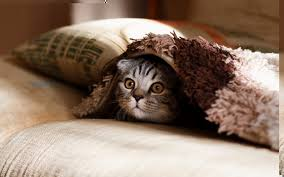
#> input picture labs/lab5/download (1).jpeg, 284 x 177 px, found by its file name
$ python app.py -name '/home/dima/KG/CG/labs/lab5/download (1).jpeg' -path /home/dima/KG/CG/labs/lab5
#> lines starting #> are read from the running program, lines starting #| are printed output that depends on the picture
#> in load_image, returned value is the input picture: PIL image 284x177 RGB; mean R, G, B 140.7, 118.4, 102.6
import argparse
import matplotlib.pyplot as plt
from PIL import Image


def calculate_histogram(image, channel):
    """
    Calculate histogram data for a specific color channel or luminosity directly from an image object.
    :param image: PIL.Image.Image object
    :param channel: Channel index (0 - Red, 1 - Green, 2 - Blue, 3 - Luminosity)
    :return: Histogram data as a list
    """
#> called with channel = 0
    width, height = image.size
    pixels = image.getcolors(width * height)  # Get pixel data (count, color tuples)

    histogram = [0] * 256
    for count, rgb in pixels:
        if channel == 3:  # Luminosity calculation
            brightness = round(0.2126 * rgb[0] + 0.7152 * rgb[1] + 0.0722 * rgb[2])
            histogram[brightness] += count
        else:
            histogram[rgb[channel]] += count
    return histogram


def save_histogram(data, output_path, title):
    """
    Save histogram plot to the specified path.
    :param data: List of histogram values
    :param output_path: Path to save the histogram image
    :param title: Title for the histogram
    """
    plt.figure()
    plt.bar(range(256), data, width=1, color='darkviolet')
    plt.title(title)
    plt.xlabel('Value Range')
    plt.ylabel('Number of Values')
    plt.xlim([0, 255])
    plt.ylim([0, max(data) * 1.1])
    plt.xticks(range(0, 256, 20))
    plt.savefig(output_path)
    plt.close()


def generate_histograms(image, output_dir):
    """
    Generate histograms for R, G, B, luminosity, and RGB average directly from an image object.
    :param image: PIL.Image.Image object
    :param output_dir: Directory to save histogram images
    """
    # Calculate histograms for R, G, B, and Luminosity channels
    channels = ['Red', 'Green', 'Blue', 'Luminosity']
    histograms = [calculate_histogram(image, i) for i in range(3)]
#> histograms = 3 items
    histograms.append(calculate_histogram(image, channel=3))

    # Calculate average RGB histogram
    rgb_average = [
        round(sum(channel[i] for channel in histograms[:3]) / 3)
        for i in range(256)
    ]
#> rgb_average = 256 values, max 1210 at index 0, min 46 at index 254, mean 196.4
    histograms.append(rgb_average)

    # Save histograms to files
    file_names = ["red", "green", "blue", "luminosity", "rgb"]
    for hist, file_name, title in zip(histograms, file_names, channels + ['RGB Average']):
        save_histogram(hist, f"{output_dir}/{file_name}_histogram.png", f"{title} Histogram")
#> this loop made 5 passes
#> (file_name, title) on passes 1 to 5: ('red', 'Red'), ('green', 'Green'), ('blue', 'Blue'), ('luminosity', 'Luminosity'), ('rgb', 'RGB Average')
#> pass 1, in save_histogram, `plt.savefig(output_path)`:
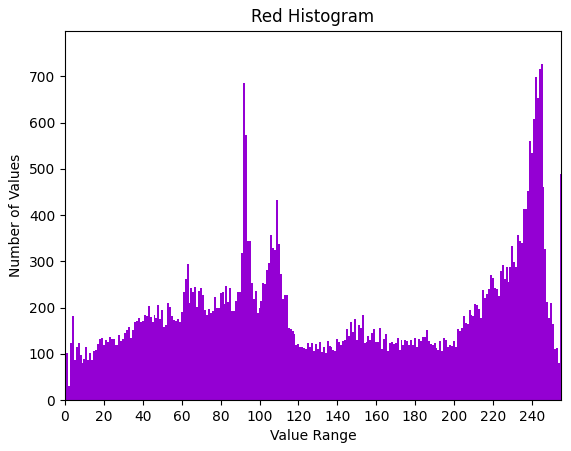
#> figure drawn by matplotlib, 1 panel; tallest bar 726 high, from x = 244.5 to 245.5
#> pass 2, in save_histogram (call 2), `plt.savefig(output_path)`:
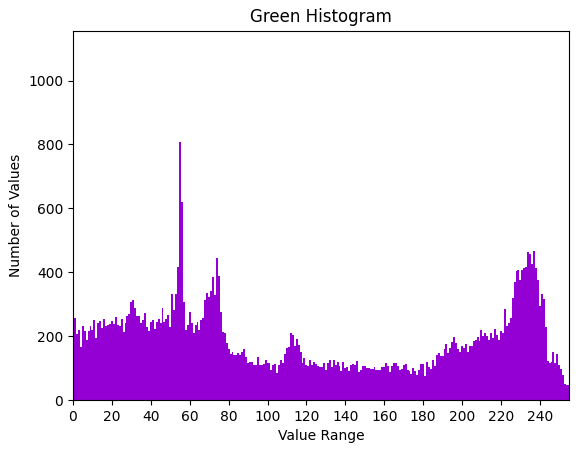
#> figure drawn by matplotlib, 1 panel; tallest bar 1051 high, from x = -0.5 to 0.5


def load_image(image_path):
    """
    Load image from a file path.
    :param image_path: Path to the image file
    :return: Loaded PIL.Image.Image object
    """
    return Image.open(image_path)


def parse_arguments():
    """
    Parse command-line arguments for image processing.
    :return: Parsed arguments
    """
    parser = argparse.ArgumentParser(description="Generate histograms for an image.")
    parser.add_argument('-name', required=True, help='Path to the image file')
    parser.add_argument('-path', required=True, help='Path to the output directory')
    return parser.parse_args()


def main():
    args = parse_arguments()

    # Load the image once
    image = load_image(args.name)

    # Generate and save histograms
    generate_histograms(image, args.path)

#python3 app.py -name "/home/dima/KG/CG/labs/lab5/download (1).jpeg" -path "/home/dima/KG/CG/labs/lab5"

if __name__ == '__main__':
    main()
